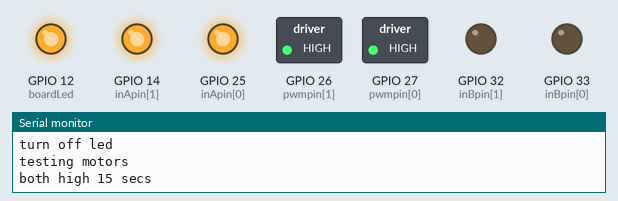
Recording of a sketch running on a simulated ESP32. Shown: switched loads named in the sketch (green lamp = pin HIGH), output pins drawn as LEDs (lit = HIGH), the last lines printed to the serial monitor.

Above: at 10.5 s.
At 23.0 s:
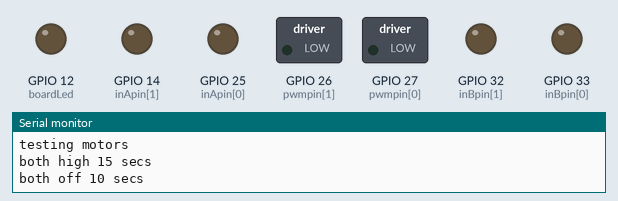
Timing chart, 0 to 35.5 s (numbered marks = the images above):
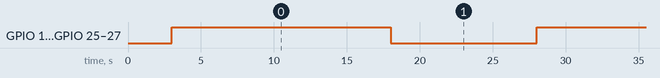

Measured:
- by itself, GPIO 12 (boardLed), GPIO 14 (inApin[1]), GPIO 25 (inApin[0]), GPIO 26 (pwmpin[1]), GPIO 27 (pwmpin[0]): alternates HIGH for 15.0 s and LOW for 10.0 s

The sketch:

test_motors_leonardo.ino
```cpp
// needed for hacked encoder library
//#define ESP32 1
#include <string.h>
#include <stddef.h>


#define M1PIN 27
#define M2PIN 26
#define M1CHANNEL 1
#define M2CHANNEL 2
#define CW   1
#define CCW  2

boolean isAP = false;

int inApin[2] = {25, 14};  // INA: Clockwise input
int inBpin[2] = {33, 32}; // INB: Counter-clockwise input
int pwmpin[2] = {27, 26}; // PWM input
//int inApin[2] = {7, 4};  // INA: Clockwise input
//int inBpin[2] = {8, 9}; // INB: Counter-clockwise input
//int pwmpin[2] = {5, 6}; // PWM input

//int ledcs[2] = {M1CHANNEL, M2CHANNEL}; // PWM input
// testing without pwm
//int mPins[2] = {M1PIN, M2PIN};

//int boardLed = 5;
int boardLed = 12;

void setup(void) {


  Serial.begin(115200);
  delay(3000);

  Serial.println("turn off led");
  pinMode(boardLed, OUTPUT);
  digitalWrite(boardLed, LOW);// Turn off on-board blue led

  // Initialize digital pins as outputs
  for (int i=0; i<2; i++)
  {
    pinMode(inApin[i], OUTPUT);
    pinMode(inBpin[i], OUTPUT);
    pinMode(pwmpin[i], OUTPUT);
  }
  // Initialize braked
  for (int i=0; i<2; i++)
  {
    digitalWrite(inApin[i], LOW);
    digitalWrite(inBpin[i], LOW);
    digitalWrite(pwmpin[i], LOW);
    //pinMode(ledcs[i], OUTPUT);
  }


  // assign pwm pins to ledc channels
  //ledcAttachPin(M1PIN, M1CHANNEL);
 // ledcAttachPin(M2PIN, M2CHANNEL);

  // intialise the ledc channels
  //ledcSetup(M1CHANNEL, 500, 8); // 500Hz PWM, 8-bit resolution
  //ledcSetup(M2CHANNEL, 500, 8);

  motorOff(0);
  motorOff(1);

  //Serial.println("try motor go");
  //Serial.println("try motor go");
 // motorGo(1, CW, 255);
}


void motorOff(int motor)
{
  // Initialize braked
  for (int i=0; i<2; i++)
  {
    digitalWrite(inApin[i], LOW);
    digitalWrite(inBpin[i], LOW);
  }
  //ledcWrite(ledcs[motor], 0);
   digitalWrite(pwmpin[motor], LOW);
}

/* motorGo() will set a motor going in a specific direction
 the motor will continue going in that direction, at that speed
 until told to do otherwise.

 motor: this should be either 0 or 1, will selet which of the two
 motors to be controlled

 direct: Should be between 0 and 3, with the following result
 0: Brake to VCC
 1: Clockwise
 2: CounterClockwise
 3: Brake to GND

 pwm: should be a value between ? and 1023, higher the number, the faster
 it'll go
 */
void motorGo(uint8_t motor, uint8_t direct, uint8_t pwm)
{
  if (motor <= 1)
  {
    if (direct <=4)
    {
      // Set inA[motor]
      if (direct <=1)
        digitalWrite(inApin[motor], HIGH);
      else
        digitalWrite(inApin[motor], LOW);

      // Set inB[motor]
      if ((direct==0)||(direct==2))
        digitalWrite(inBpin[motor], HIGH);
      else
        digitalWrite(inBpin[motor], LOW);

      //ledcWrite(ledcs[motor], pwm);
      digitalWrite(pwmpin[motor], HIGH);
    }
  }
}

void loop(void) {

  Serial.println("testing motors");
  Serial.println("both high 15 secs ");
  motorGo(0, 1, 255);
  motorGo(1, 1, 255);
  digitalWrite(boardLed, HIGH);
  delay(15000);

  motorOff(0);
  motorOff(1);
  digitalWrite(boardLed, LOW);
  Serial.println("both off 10 secs ");
  delay(10000);

}
```
